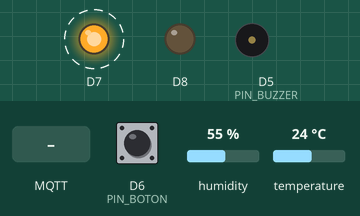
The sketch below on a simulated ESP8266 (NodeMCU). Shown: output pins drawn as LEDs (lit = HIGH), buzzer (waves = sounding, pin HIGH). Dashed ring = blinking. The inputs (shaded band) are chosen by the test bench; at power-on: D6 (PIN_BOTON) HIGH, humidity 55 %, temperature 24 °C. WiFi joins after 1.5 s; servers stay silent unless stated; uploads are accepted with an empty reply; no MQTT or app messages arrive unless stated; what the sketch prints to the serial monitor is not drawn.

Above: at 1.2 s.
1.3 s: MQTT message "on" arrives on the first subscribed topic
At 5.4 s:
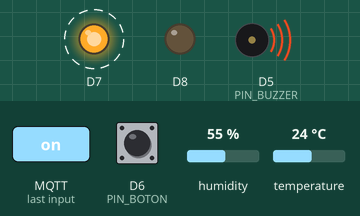
6.5 s: D6 (PIN_BOTON) pulled LOW for 0.15 s
At 7.2 s:
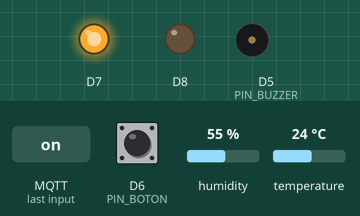
Timing chart, 0 to 9.5 s (numbered marks = the images above; inputs shaded):
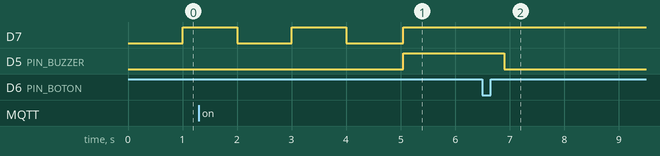

The sketch:

argos_dht_sin_oled.ino
```cpp
// Argos, nodo dht_sin_oled. GENERADO por firmware/herramientas/exportar_arduino.py desde firmware/src/dht/main.cpp (editar alla y regenerar).
// Placa: NodeMCU 1.0 (ESP-12E Module). Credenciales: copiar secrets.example.h a secrets.h en esta carpeta.
#define NODO_ID "dht"
#define USAR_OLED 0
// Nodo dht: DHT22 + buzzer (via 2N2222) + boton + LED verde/rojo (+ OLED SSD1309 2.42" I2C).
// Firmware de REFERENCIA: valida pines y el contrato MQTT de CLAUDE.md. Solo se ha compilado;
// no se ha probado en hardware. No flashear sin aprobacion.
// WiFi, MQTT y LED en nodo_comun.h; reglas de aviso en alarma_dht.h (probadas en la PC).
#include "nodo_comun.h"
#include "alarma_dht.h"
#include <DHT.h>
#if USAR_OLED
#include <Wire.h>
#include <U8g2lib.h>
#include "vista_oled.h"
#endif

// ── Pines (CLAUDE.md §3; LED en nodo_comun.h) ───────────────────────────────
#if USAR_OLED
constexpr uint8_t PIN_DHT = D4;  // GPIO2: D1/D2 quedan para la OLED (I2C)
#else
constexpr uint8_t PIN_DHT = D2;  // GPIO4
#endif
constexpr uint8_t PIN_BUZZER = D5;  // base de Q1 via R3 (1 k); R4 (10 k) a GND
constexpr uint8_t PIN_BOTON = D6;   // a GND, INPUT_PULLUP

constexpr uint32_t PERIODO_MS = 30000;   // muestreo y publicacion
constexpr uint32_t PANTALLA_MS = 30000;  // OLED se apaga sola
constexpr uint32_t PULSACION_LARGA_MS = 1500;
constexpr uint32_t ANTIRREBOTE_MS = 40;

const char* const TOPIC_CMD_ALARMA = "invernadero/cmd/alarma";
const char* const TOPIC_CMD_SILENCIAR = "invernadero/cmd/silenciar";

DHT dht(PIN_DHT, DHT22);
alarma::Alarma reglas;
#if USAR_OLED
U8G2_SSD1309_128X64_NONAME0_F_HW_I2C pantalla(U8G2_R2, U8X8_PIN_NONE);  // R2: el modulo va girado 180 (conector abajo)
#endif

uint32_t ultimoMuestreo = 0;
uint32_t pantallaEncendidaEn = 0;
bool pantallaEncendida = false;

// ── MQTT + API ───────────────────────────────────────────────────────────────
// Manda T y HR juntas: por MQTT (tiempo real) y por HTTP POST a la API (se guardan en MySQL).
void publicarTelemetria() {
  Serial.printf("[dht] T = %.1f C  HR = %.1f %%\n", reglas.temperatura, reglas.humedad);
  StaticJsonDocument<256> doc;
  JsonArray lecturas = doc.createNestedArray("lecturas");
  JsonObject t = lecturas.createNestedObject();
  t["parametro"] = "temperatura";
  t["valor"] = roundf(reglas.temperatura * 10) / 10;
  t["unidad"] = "C";
  JsonObject h = lecturas.createNestedObject();
  h["parametro"] = "humedad";
  h["valor"] = roundf(reglas.humedad * 10) / 10;
  h["unidad"] = "%";
  nodo::enviarLecturas(doc);
}

// GET /api/comandos/dht -> {"alarma":"on"|"off"}. Respaldo de cmd/alarma por si MQTT no esta conectado:
// la orden de la nube llega por cualquiera de los dos caminos.
void consultarComandos() {
  String r;
  if (api::pedir("GET", "/api/comandos/" NODO_ID, nullptr, &r) != 200) return;
  StaticJsonDocument<96> doc;
  if (deserializeJson(doc, r)) return;  // respuesta que no es JSON: se ignora
  const char* orden = doc["alarma"] | "";
  if (strcmp(orden, "on") == 0) reglas.orden_nube(true, millis());
  else if (strcmp(orden, "off") == 0) reglas.orden_nube(false, millis());
}

void silenciar() {
  reglas.silenciar(millis());
  Serial.println("[dht] buzzer silenciado 30 min (boton)");
  if (nodo::mqtt.connected()) nodo::mqtt.publish(TOPIC_CMD_SILENCIAR, "{\"minutos\":30}");
  api::accion("buzzer", "off", "manual", 30 * 60);  // evento de actuacion: silencio manual de 30 min
}

void alRecibir(char* topic, byte* payload, unsigned int largo) {
  if (strcmp(topic, TOPIC_CMD_ALARMA) != 0) return;
  String orden;
  for (unsigned int i = 0; i < largo; i++) orden += (char)payload[i];
  orden.trim();
  Serial.printf("[dht] cmd/alarma por MQTT: %s\n", orden.c_str());
  if (orden == "on") reglas.orden_nube(true, millis());
  else if (orden == "off") reglas.orden_nube(false, millis());
}

void suscribir() { nodo::mqtt.subscribe(TOPIC_CMD_ALARMA); }

// ── sensor ───────────────────────────────────────────────────────────────────
void muestrear() {
  switch (reglas.muestra(dht.readTemperature(), dht.readHumidity())) {
    case alarma::Lectura::valida: publicarTelemetria(); break;
    case alarma::Lectura::falla_nueva: nodo::publicarEvento("sensor_error"); break;
    case alarma::Lectura::invalida: Serial.println("[dht] lectura invalida (NaN o fuera de rango): no se envia"); break;
  }
  consultarComandos();
}

// ── boton ────────────────────────────────────────────────────────────────────
void encenderPantalla() {
#if USAR_OLED
  pantallaEncendida = true;
  pantallaEncendidaEn = millis();
  pantalla.setPowerSave(0);
#endif
}

void atenderBoton() {
  static bool estable = HIGH, anterior = HIGH;
  static uint32_t cambio = 0, presionadoEn = 0;
  bool lectura = digitalRead(PIN_BOTON);
  if (lectura != anterior) { cambio = millis(); anterior = lectura; }
  if (!nodo::transcurrido(cambio, ANTIRREBOTE_MS) || lectura == estable) return;
  estable = lectura;
  if (estable == LOW) {
    presionadoEn = millis();
    return;
  }
#if USAR_OLED
  if (nodo::transcurrido(presionadoEn, PULSACION_LARGA_MS)) silenciar();  // larga = silencia
  else encenderPantalla();                                                 // corta = pantalla
#else
  (void)presionadoEn;  // sin pantalla, cualquier pulsacion silencia
  silenciar();
#endif
}

// ── salidas ──────────────────────────────────────────────────────────────────
#if USAR_OLED
void dibujarPantalla(const alarma::Salidas& s) {
  static uint32_t ultimoDibujo = 0;
  if (!pantallaEncendida) return;
  if (nodo::transcurrido(pantallaEncendidaEn, PANTALLA_MS)) {
    pantalla.setPowerSave(1);
    pantallaEncendida = false;
    return;
  }
  if (!nodo::transcurrido(ultimoDibujo, 1000)) return;
  ultimoDibujo = millis();
  // La vista vive en include/vista_oled.h (se revisa en la PC con herramientas/oled_host.py)
  VistaOled v = {reglas.temperatura, reglas.humedad, reglas.hay_dato(), s.falla, nodo::enLinea(), s.alarma,
                 s.silenciada, reglas.temp.etiqueta(reglas.temperatura), reglas.hum.etiqueta(reglas.humedad)};
  vista_oled_dibujar(pantalla.getU8g2(), &v);
  pantalla.sendBuffer();
}
#endif

// ── setup / loop ─────────────────────────────────────────────────────────────
void setup() {
  pinMode(PIN_BUZZER, OUTPUT);
  digitalWrite(PIN_BUZZER, LOW);
  pinMode(PIN_BOTON, INPUT_PULLUP);
  dht.begin();
#if USAR_OLED
  Wire.begin();  // ESP8266: SDA = D2 (GPIO4), SCL = D1 (GPIO5)
  pantalla.begin();
  encenderPantalla();
#endif
  nodo::iniciar();
  nodo::mqtt.setCallback(alRecibir);
  nodo::alConectar = suscribir;
  ultimoMuestreo = millis() - PERIODO_MS + 3000;  // primera lectura a los ~3 s
}

void loop() {
  nodo::atender(false);  // publica cada 30 s: no necesita latido aparte
  if (nodo::transcurrido(ultimoMuestreo, PERIODO_MS)) {
    ultimoMuestreo = millis();
    muestrear();
  }
  atenderBoton();
  alarma::Salidas s = reglas.salidas(millis());
  digitalWrite(PIN_BUZZER, s.buzzer ? HIGH : LOW);
  nodo::alerta = s.rojo;         // fijo = alerta propia
  nodo::sensorFalla = s.falla;   // parpadeo rapido
#if USAR_OLED
  dibujarPantalla(s);
#endif
}
```

alarma_dht.h
```cpp
// Reglas de aviso del nodo dht (CLAUDE.md §2 "Buzzer y LEDs"), sin Arduino: el firmware las usa con
// millis() y firmware/herramientas/prueba_alarma.cpp las prueba en la PC con un reloj simulado.
//
//   muestra(t, h)          cada 30 s; persistencia de 3 lecturas e histeresis 0.5 C / 2 % HR
//   orden_nube(on, ahora)  cmd/alarma; "on" caduca a los 150 s si n8n no lo repite
//   silenciar(ahora)       boton: 30 min
//   salidas(ahora)         buzzer = (alarma local o de la nube vigente) y no silenciado
#pragma once
#include <math.h>
#include <stdint.h>

namespace alarma {

// Mismos valores que la tabla Umbral de la BD; si cambian alla, cambiar aqui.
constexpr float T_MIN = 22.0f, T_MAX = 28.0f, T_HIST = 0.5f;
constexpr float H_MIN = 40.0f, H_MAX = 60.0f, H_HIST = 2.0f;
constexpr uint8_t PERSISTENCIA = 3;
constexpr uint32_t VIGENCIA_NUBE_MS = 150000UL;
constexpr uint32_t SILENCIO_MS = 30UL * 60UL * 1000UL;

inline bool transcurrido(uint32_t ahora, uint32_t desde, uint32_t ms) { return (uint32_t)(ahora - desde) >= ms; }

// Una variable vigilada con persistencia e histeresis (una alarma por episodio).
struct Vigilancia {
  float minimo, maximo, histeresis;
  uint8_t fuera = 0, dentro = 0;
  bool alarma = false;

  void evaluar(float v) {
    if (v < minimo || v > maximo) {
      dentro = 0;
      if (++fuera >= PERSISTENCIA) { fuera = PERSISTENCIA; alarma = true; }
    } else if (v >= minimo + histeresis && v <= maximo - histeresis) {
      fuera = 0;
      if (++dentro >= PERSISTENCIA) { dentro = PERSISTENCIA; alarma = false; }
    } else {
      fuera = dentro = 0;  // zona de histeresis: conserva el estado
    }
  }
  const char* etiqueta(float v) const { return !alarma ? "" : (v < minimo ? "BAJA" : "ALTA"); }
};

enum class Lectura { valida, invalida, falla_nueva };  // falla_nueva: publicar sensor_error una vez

struct Salidas {
  bool buzzer;      // suena
  bool rojo;        // LED rojo fijo: alerta propia (T o HR)
  bool falla;       // LED rojo parpadeo rapido
  bool alarma;      // alarma local o de la nube vigente (pantalla)
  bool silenciada;
};

class Alarma {
 public:
  Vigilancia temp{T_MIN, T_MAX, T_HIST};
  Vigilancia hum{H_MIN, H_MAX, H_HIST};
  float temperatura = NAN, humedad = NAN;  // ultima lectura valida

  Lectura muestra(float t, float h) {
    bool valida = !isnan(t) && !isnan(h) && t >= -10 && t <= 60 && h >= 0 && h <= 100;
    if (!valida) {
      if (invalidas < PERSISTENCIA) invalidas++;
      if (invalidas >= PERSISTENCIA && !falla) { falla = true; return Lectura::falla_nueva; }
      return Lectura::invalida;
    }
    invalidas = 0;
    falla = false;
    temperatura = t;
    humedad = h;
    temp.evaluar(t);
    hum.evaluar(h);
    return Lectura::valida;
  }

  void orden_nube(bool on, uint32_t ahora) {
    nube = on;
    if (on) ultima_orden = ahora;
  }

  void silenciar(uint32_t ahora) {
    silenciado = true;
    inicio_silencio = ahora;
  }

  Salidas salidas(uint32_t ahora) {
    if (silenciado && transcurrido(ahora, inicio_silencio, SILENCIO_MS)) silenciado = false;
    bool local = temp.alarma || hum.alarma;
    bool de_nube = nube && !transcurrido(ahora, ultima_orden, VIGENCIA_NUBE_MS);
    return {(local || de_nube) && !silenciado, local, falla, local || de_nube, silenciado};
  }

  bool hay_dato() const { return !isnan(temperatura); }

 private:
  uint8_t invalidas = 0;
  bool falla = false;
  bool nube = false;
  uint32_t ultima_orden = 0;
  bool silenciado = false;
  uint32_t inicio_silencio = 0;
};

}  // namespace alarma
```

api_http.h
```cpp
// Cliente HTTP de la API REST de Argos (servidor/api/RestApi.js).
// El nodo GUARDA sus datos por HTTP (la API es la unica que escribe en MySQL; el nodo nunca toca la BD)
// y usa MQTT aparte para lo de tiempo real (estado/LWT, cmd/alarma). Si uno de los dos falla, el otro sigue.
//
// Manejo de errores:
//   - sin WiFi: no intenta (no bloquea el loop) y lo dice por el monitor serial
//   - sin respuesta o error del servidor (5xx): reintenta UNA vez
//   - 400 (dato rechazado) o 401 (clave): no reintenta, porque repetirlo daria lo mismo; lo explica por serial
#pragma once
#include <Arduino.h>
#include <ESP8266WiFi.h>
#include <ESP8266HTTPClient.h>

namespace api {

constexpr uint16_t TIMEOUT_MS = 2000;  // tope de espera por peticion: el loop no se congela mas que esto
inline WiFiClient red;                 // conexion propia (MQTT usa otra)

// Hace una peticion y regresa el codigo HTTP (negativo = no hubo conexion). Imprime el resultado.
inline int pedir(const char* metodo, const char* ruta, const char* cuerpo, String* respuesta = nullptr) {
  if (WiFi.status() != WL_CONNECTED) {
    Serial.printf("[api] %s %s: sin WiFi, no se envia\n", metodo, ruta);
    return -1;
  }
  HTTPClient http;
  http.setTimeout(TIMEOUT_MS);
  String url = String("http://") + API_HOST + ":" + String(API_PORT) + ruta;
  if (!http.begin(red, url)) {
    Serial.printf("[api] URL invalida: %s\n", url.c_str());
    return -1;
  }
  http.addHeader("X-API-Key", API_KEY);
  int codigo;
  if (cuerpo) {
    http.addHeader("Content-Type", "application/json");
    codigo = http.POST(cuerpo);
  } else {
    codigo = http.GET();
  }
  String r = codigo > 0 ? http.getString() : HTTPClient::errorToString(codigo);
  http.end();
  Serial.printf("[api] %s %s -> %d %s\n", metodo, ruta, codigo, r.c_str());
  if (respuesta) *respuesta = r;
  return codigo;
}

// POST con un reintento. true si la API lo guardo (2xx).
inline bool enviar(const char* ruta, const char* json) {
  Serial.printf("[api] enviando %s\n", json);
  int c = pedir("POST", ruta, json);
  if (c < 0 || c >= 500) {
    delay(200);
    c = pedir("POST", ruta, json);
  }
  if (c == 400) Serial.println("[api] la API rechazo el dato (400): no se guardo");
  if (c == 401) Serial.println("[api] clave incorrecta (401): revisa API_KEY en secrets.h");
  return c >= 200 && c < 300;
}

// Evento de actuacion: el LED rojo o el buzzer cambio de estado.
// origen: "local" (lo decidio el nodo) o "manual" (boton). duracion_s = 0 -> hasta el siguiente cambio.
inline bool accion(const char* actuador, const char* comando, const char* origen, uint16_t duracion_s = 0) {
  char json[160];
  if (duracion_s)
    snprintf(json, sizeof json, "{\"nodo\":\"%s\",\"actuador\":\"%s\",\"comando\":\"%s\",\"origen\":\"%s\",\"duracion_s\":%u}",
             NODO_ID, actuador, comando, origen, duracion_s);
  else
    snprintf(json, sizeof json, "{\"nodo\":\"%s\",\"actuador\":\"%s\",\"comando\":\"%s\",\"origen\":\"%s\"}",
             NODO_ID, actuador, comando, origen);
  return enviar("/api/acciones", json);
}

}  // namespace api
```

secrets.example.h
```cpp
// Plantilla sin valores. Copiar a secrets.h (no versionado) y llenar ahi.
#pragma once

#define WIFI_SSID ""
#define WIFI_PASSWORD ""
#define MQTT_HOST ""
#define MQTT_PORT 1883
#define MQTT_PASSWORD ""
// API REST (normalmente el mismo servidor que MQTT; nginx la sirve en el puerto 80 bajo /api/)
#define API_HOST ""
#define API_PORT 80
#define API_KEY ""
```

Source omitted: nodo_comun.h (5369 bytes)

Measured:
- after the input at 1.3 s, D5 (PIN_BUZZER): LOW → HIGH after 3.8 s
- after the input at 6.5 s, D5 (PIN_BUZZER): HIGH → LOW after 0.40 s
- by itself, D7: alternates HIGH for 1.0 s and LOW for 1.0 s
